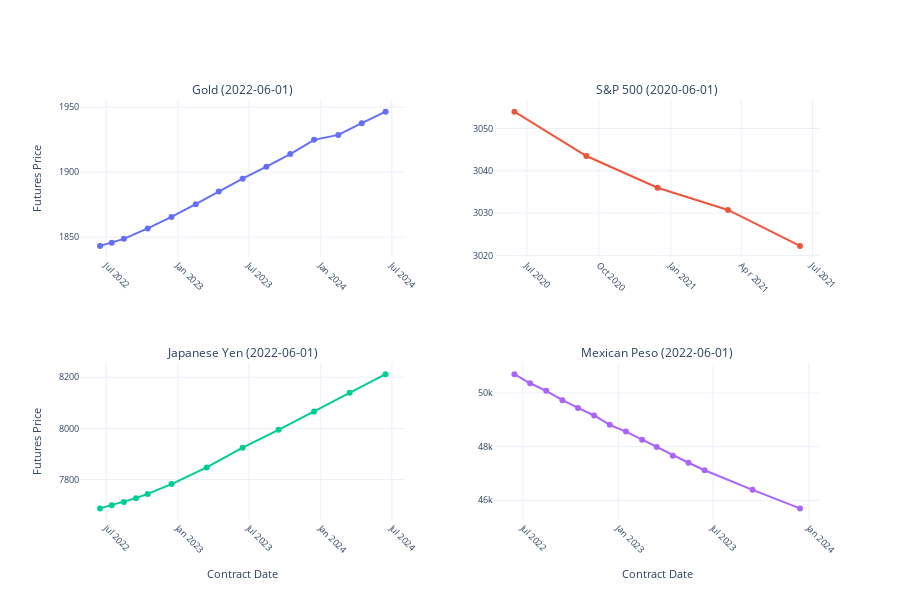

The notebook cell this image was saved under:
### Code cell
import plotly.graph_objects as go
from plotly.subplots import make_subplots

# Create figure with 2x2 subplots with horizontal spacing
fig = make_subplots(
    rows=2, cols=2,
    subplot_titles=('Gold (2022-06-01)', 'S&P 500 (2020-06-01)', 
                    'Japanese Yen (2022-06-01)', 'Mexican Peso (2022-06-01)'),
    specs=[[{"secondary_y": False}, {"secondary_y": False}],
           [{"secondary_y": False}, {"secondary_y": False}]],
    horizontal_spacing=0.12  # Add horizontal spacing between columns
)

# Add Gold trace (top left)
fig.add_trace(
    go.Scatter(x=gold.index, y=gold.values, 
               name='Gold',
               mode='lines+markers',
               hovertemplate='%{x|%b %Y}<br>Price: %{y}<extra></extra>'),
    row=1, col=1
)

# Add S&P 500 trace (top right)
fig.add_trace(
    go.Scatter(x=sp500.index, y=sp500.values, 
               name='S&P 500',
               mode='lines+markers',
               hovertemplate='%{x|%b %Y}<br>Price: %{y}<extra></extra>'),
    row=1, col=2
)

# Add Yen trace (bottom left)
fig.add_trace(
    go.Scatter(x=yen.index, y=yen.values, 
               name='Japanese Yen',
               mode='lines+markers',
               hovertemplate='%{x|%b %Y}<br>Price: %{y}<extra></extra>'),
    row=2, col=1
)

# Add Peso trace (bottom right)
fig.add_trace(
    go.Scatter(x=peso.index, y=peso.values, 
               name='Mexican Peso',
               mode='lines+markers',
               hovertemplate='%{x|%b %Y}<br>Price: %{y}<extra></extra>'),
    row=2, col=2
)

# Update layout - set width=None for auto-sizing
fig.update_layout(
    height=600,
    width=None,  # Auto-adjust width to container
    showlegend=False,
    autosize=True,  # Enable responsive sizing
    template='plotly_white',  # Use plotly white template
    # Make subplot titles smaller
    annotations=[dict(font=dict(size=12)) for _ in fig['layout']['annotations']]
)

# Update axes labels with smaller font
fig.update_xaxes(title_text="Contract Date", row=2, col=1, title_font=dict(size=11), tickfont=dict(size=9))
fig.update_xaxes(title_text="Contract Date", row=2, col=2, title_font=dict(size=11), tickfont=dict(size=9))
fig.update_yaxes(title_text="Futures Price", row=1, col=1, title_font=dict(size=11), tickfont=dict(size=9))
fig.update_yaxes(title_text="", row=1, col=2, title_font=dict(size=10), tickfont=dict(size=9))
fig.update_yaxes(title_text="Futures Price", row=2, col=1, title_font=dict(size=11), tickfont=dict(size=9))
fig.update_yaxes(title_text="", row=2, col=2, title_font=dict(size=10), tickfont=dict(size=9))

# Update all tick labels to be smaller
fig.update_xaxes(tickangle=45, tickfont=dict(size=9))
fig.update_yaxes(tickfont=dict(size=9))

# Update subplot titles font size
for annotation in fig['layout']['annotations']:
    annotation['font'] = dict(size=12)

fig.show()

### Figure 1 — Plotly figure (JSON) as saved in the notebook; plotly's stock layout.template omitted (floating-point values rounded to 4 significant figures)
{"data": [{"hovertemplate": "%{x|%b %Y}<br>Price: %{y}<extra></extra>", "mode": "lines+markers", "name": "Gold", "type": "scatter", "x": ["2022-06-15T00:00:00", "2022-07-15T00:00:00", "2022-08-15T00:00:00", "2022-10-15T00:00:00", "2022-12-15T00:00:00", "2023-02-15T00:00:00", "2023-04-15T00:00:00", "2023-06-15T00:00:00", "2023-08-15T00:00:00", "2023-10-15T00:00:00", "2023-12-15T00:00:00", "2024-02-15T00:00:00", "2024-04-15T00:00:00", "2024-06-15T00:00:00"], "xaxis": "x", "y": [1843.0, 1846.0, 1849.0, 1857.0, 1866.0, 1875.0, 1885.0, 1895, 1904.0, 1914.0, 1925.0, 1929.0, 1938.0, 1947.0], "yaxis": "y"}, {"hovertemplate": "%{x|%b %Y}<br>Price: %{y}<extra></extra>", "mode": "lines+markers", "name": "S&P 500", "type": "scatter", "x": ["2020-06-15T00:00:00", "2020-09-15T00:00:00", "2020-12-15T00:00:00", "2021-03-15T00:00:00", "2021-06-15T00:00:00"], "xaxis": "x2", "y": [3054, 3044.0, 3036, 3031.0, 3022.0], "yaxis": "y2"}, {"hovertemplate": "%{x|%b %Y}<br>Price: %{y}<extra></extra>", "mode": "lines+markers", "name": "Japanese Yen", "type": "scatter", "x": ["2022-06-15T00:00:00", "2022-07-15T00:00:00", "2022-08-15T00:00:00", "2022-09-15T00:00:00", "2022-10-15T00:00:00", "2022-12-15T00:00:00", "2023-03-15T00:00:00", "2023-06-15T00:00:00", "2023-09-15T00:00:00", "2023-12-15T00:00:00", "2024-03-15T00:00:00", "2024-06-15T00:00:00"], "xaxis": "x3", "y": [7688.0, 7700, 7712, 7728.0, 7744, 7782.0, 7848.0, 7924.0, 7994.0, 8066, 8139, 8212], "yaxis": "y3"}, {"hovertemplate": "%{x|%b %Y}<br>Price: %{y}<extra></extra>", "mode": "lines+markers", "name": "Mexican Peso", "type": "scatter", "x": ["2022-06-15T00:00:00", "2022-07-15T00:00:00", "2022-08-15T00:00:00", "2022-09-15T00:00:00", "2022-10-15T00:00:00", "2022-11-15T00:00:00", "2022-12-15T00:00:00", "2023-01-15T00:00:00", "2023-02-15T00:00:00", "2023-03-15T00:00:00", "2023-04-15T00:00:00", "2023-05-15T00:00:00", "2023-06-15T00:00:00", "2023-09-15T00:00:00", "2023-12-15T00:00:00"], "xaxis": "x4", "y": [50700, 50360, 50080, 49730, 49440, 49160, 48810, 48560, 48260, 47990, 47660, 47400, 47120, 46390, 45700], "yaxis": "y4"}], "layout": {"annotations": [{"font": {"size": 12}, "showarrow": false, "text": "Gold (2022-06-01)", "x": 0.22, "xanchor": "center", "xref": "paper", "y": 1, "yanchor": "bottom", "yref": "paper"}, {"font": {"size": 12}, "showarrow": false, "text": "S&P 500 (2020-06-01)", "x": 0.78, "xanchor": "center", "xref": "paper", "y": 1, "yanchor": "bottom", "yref": "paper"}, {"font": {"size": 12}, "showarrow": false, "text": "Japanese Yen (2022-06-01)", "x": 0.22, "xanchor": "center", "xref": "paper", "y": 0.375, "yanchor": "bottom", "yref": "paper"}, {"font": {"size": 12}, "showarrow": false, "text": "Mexican Peso (2022-06-01)", "x": 0.78, "xanchor": "center", "xref": "paper", "y": 0.375, "yanchor": "bottom", "yref": "paper"}], "autosize": true, "height": 600, "showlegend": false, "xaxis": {"anchor": "y", "domain": [0, 0.44], "tickangle": 45, "tickfont": {"size": 9}}, "xaxis2": {"anchor": "y2", "domain": [0.56, 1], "tickangle": 45, "tickfont": {"size": 9}}, "xaxis3": {"anchor": "y3", "domain": [0, 0.44], "tickangle": 45, "tickfont": {"size": 9}, "title": {"font": {"size": 11}, "text": "Contract Date"}}, "xaxis4": {"anchor": "y4", "domain": [0.56, 1], "tickangle": 45, "tickfont": {"size": 9}, "title": {"font": {"size": 11}, "text": "Contract Date"}}, "yaxis": {"anchor": "x", "domain": [0.625, 1], "tickfont": {"size": 9}, "title": {"font": {"size": 11}, "text": "Futures Price"}}, "yaxis2": {"anchor": "x2", "domain": [0.625, 1], "tickfont": {"size": 9}, "title": {"font": {"size": 10}, "text": ""}}, "yaxis3": {"anchor": "x3", "domain": [0, 0.375], "tickfont": {"size": 9}, "title": {"font": {"size": 11}, "text": "Futures Price"}}, "yaxis4": {"anchor": "x4", "domain": [0, 0.375], "tickfont": {"size": 9}, "title": {"font": {"size": 10}, "text": ""}}}}
